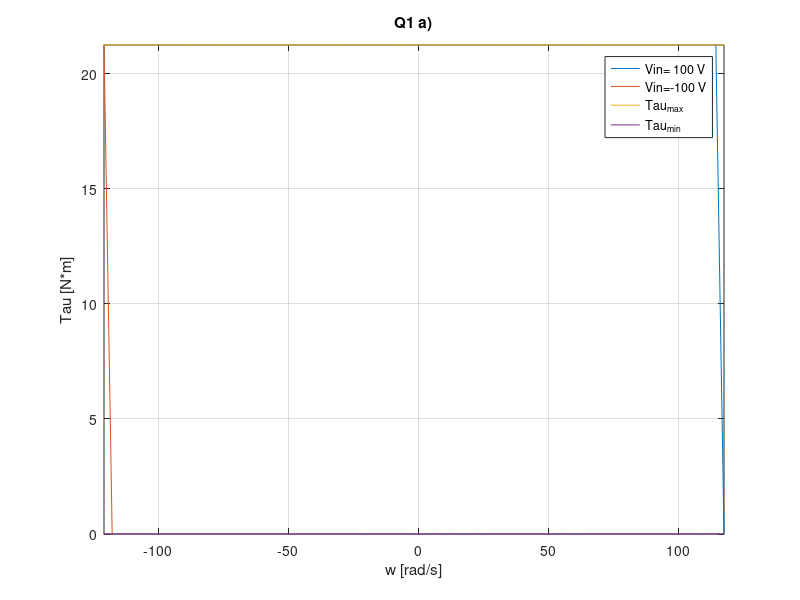
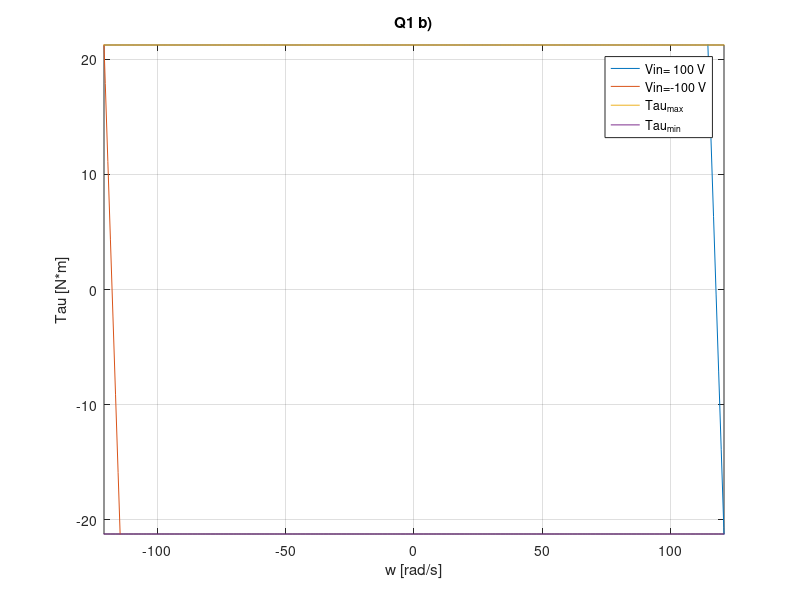
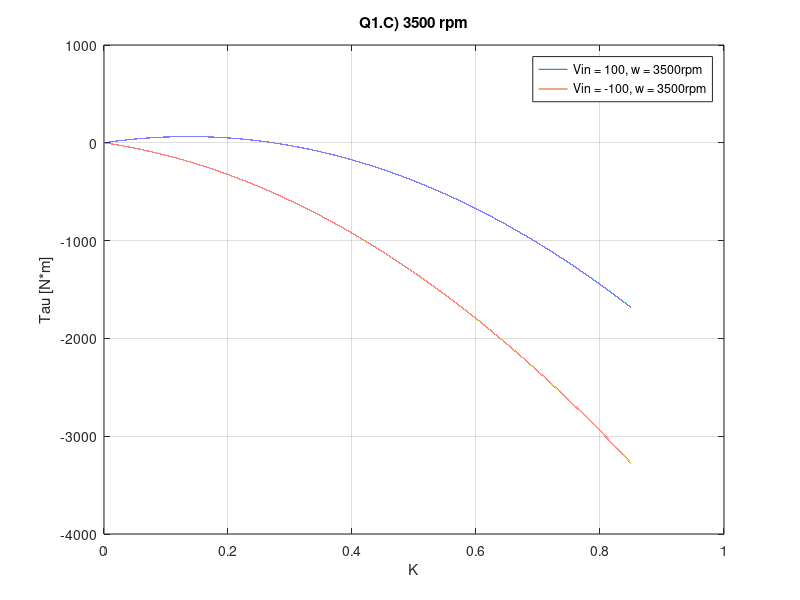
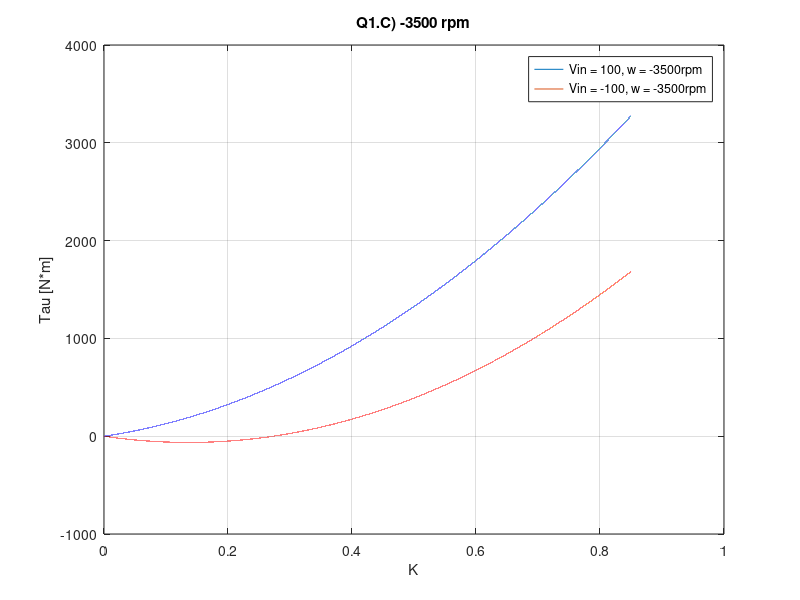

MATLAB code for these plots, in order:
%%%%%%%%%%%%%%%%%%%%%%%%%%%%%%%%%%%%%%%%%%%%%%%%%%%%%%%%%%%%%%
%%%%%%%%%%%%%%%%%% Writer:  Hyeongmeen Baik 
%%%%%%%%%%%%%%%%%% Title:   HW1-2 Code
%%%%%%%%%%%%%%%%%% Date:    23-10-09
%%%%%%%%%%%%%%%%%% URL:     https://github.com/PhilBaik/WISC_2023Fall
%%%%%%%%%%%%%%%%%%%%%%%%%%%%%%%%%%%%%%%%%%%%%%%%%%%%%%%%%%%%%%

clc;
clear;
close all;


%% Q1
clc;
clear;
close all;

hp = 30;
n = 2500;
%%%% Frame Size 288
Wf = 200;
Jm = 0.115;
Ra = 0.089;      %% Armature resistance 25C 
Ra_hot = Ra*1.2;
L = 0.00144;    %% Armature inducatnace
K = 0.850;      %% torque or voltage constant

%%%% a) 
%%%% Tau(w) = K*Va/Ra - K^2*w/Ra
%%%% w = (K*Va/Ra - Tau)*Ra/(K^2)

I1a_max = 25;
I1a_min = 0;
V1ain1 = 100;
V1ain2 = -100;
Tau1a_max = K*I1a_max;
Tau1a_min = K*I1a_min;
w1a_ur = (K*V1ain1/Ra_hot-Tau1a_max)*Ra_hot/(K^2);
w1a_lr = (K*V1ain1/Ra_hot-Tau1a_min)*Ra_hot/(K^2);
w1a_ul = (K*V1ain2/Ra_hot-Tau1a_max)*Ra_hot/(K^2);
w1a_ll = (K*V1ain2/Ra_hot-Tau1a_min)*Ra_hot/(K^2);

wnl1a1 = V1ain1/K;
wnl1a2 = V1ain2/K;
ww1a = 2*min(wnl1a1,wnl1a2):1:2*max(wnl1a1,wnl1a2);

Tau1a1 = K*V1ain1/Ra_hot-(K^2)*ww1a/Ra_hot;
Tau1a2 = K*V1ain2/Ra_hot-(K^2)*ww1a/Ra_hot;

Tau1a_max_plot = Tau1a_max*ones(size(ww1a));
Tau1a_min_plot = Tau1a_min*ones(size(ww1a));

Pmech1a_ul = w1a_ul*Tau1a_max;
Pmech1a_ur = w1a_ur*Tau1a_max;
Pmech1a_ll = w1a_ll*Tau1a_min;
Pmech1a_lr = w1a_lr*Tau1a_min;

fprintf('\nQ1.a)\n')
fprintf('upperleft \t%.3f \t%.3f \t%.3f \t%.3f\n',Tau1a_max,w1a_ul,Pmech1a_ul,V1ain2)
fprintf('upperright \t%.3f \t%.3f \t%.3f \t%.3f\n',Tau1a_max,w1a_ur,Pmech1a_ur,V1ain1)
fprintf('lowerleft \t%.3f \t%.3f \t%.3f \t%.3f\n',Tau1a_min,w1a_ll,Pmech1a_ll,V1ain2)
fprintf('lowerright \t%.3f \t%.3f \t%.3f \t%.3f\n',Tau1a_min,w1a_lr,Pmech1a_lr,V1ain1)

figure(11)
plot(ww1a,Tau1a1,'DisplayName','Vin= 100 V')
title('Q1 a)')
xlabel('w [rad/s]')
ylabel('Tau [N*m]')
hold on;
plot(ww1a,Tau1a2,'DisplayName','Vin=-100 V')
xlim([min(w1a_ll,w1a_ul) max(w1a_ur,w1a_lr)])
plot(ww1a,Tau1a_max_plot,'DisplayName','Tau_{max}')
plot(ww1a,Tau1a_min_plot,'DisplayName','Tau_{min}')
ylim([Tau1a_min Tau1a_max])
grid on
legend('Location','best')

%%
%%%% b) 
%%%% Tau(w) = K*Va/Ra - K^2*w/Ra
%%%% w = (K*Va/Ra - Tau)*Ra/(K^2)

I1b_max = 25;
I1b_min = -25;
V1bin1 = 100;
V1bin2 = -100;
Tau1b_max = K*I1b_max;
Tau1b_min = K*I1b_min;
w1b_ur = (K*V1bin1/Ra_hot-Tau1b_max)*Ra_hot/(K^2);
w1b_lr = (K*V1bin1/Ra_hot-Tau1b_min)*Ra_hot/(K^2);
w1b_ul = (K*V1bin2/Ra_hot-Tau1b_max)*Ra_hot/(K^2);
w1b_ll = (K*V1bin2/Ra_hot-Tau1b_min)*Ra_hot/(K^2);

wnl1b1 = V1bin1/K;
wnl1b2 = V1bin2/K;
ww1b = 2*min(wnl1b1,wnl1b2):1:2*max(wnl1b1,wnl1b2);

Tau1b1 = K*V1bin1/Ra_hot-(K^2)*ww1b/Ra_hot;
Tau1b2 = K*V1bin2/Ra_hot-(K^2)*ww1b/Ra_hot;

Tau1b_max_plot = Tau1b_max*ones(size(ww1b));
Tau1b_min_plot = Tau1b_min*ones(size(ww1b));

Pmech1b_ul = w1b_ul*Tau1b_max;
Pmech1b_ur = w1b_ur*Tau1b_max;
Pmech1b_ll = w1b_ll*Tau1b_min;
Pmech1b_lr = w1b_lr*Tau1b_min;

fprintf('\nQ1.b)\n')
fprintf('upperleft %.3f %.3f %.3f %.3f\n',Tau1b_max,w1b_ul,Pmech1b_ul,V1bin2)
fprintf('upperright %.3f %.3f %.3f %.3f\n',Tau1b_max,w1b_ur,Pmech1b_ur,V1bin1)
fprintf('lowerleft %.3f %.3f %.3f %.3f\n',Tau1b_min,w1b_ll,Pmech1b_ll,V1bin2)
fprintf('lowerright %.3f %.3f %.3f %.3f\n',Tau1b_min,w1b_lr,Pmech1b_lr,V1bin1)

figure(12)
plot(ww1b,Tau1a1,'DisplayName','Vin= 100 V')
title('Q1 b)')
xlabel('w [rad/s]')
ylabel('Tau [N*m]')
hold on;
plot(ww1b,Tau1b2,'DisplayName','Vin=-100 V')
xlim([min(w1b_ll,w1b_ul) max(w1b_ur,w1b_lr)])
plot(ww1b,Tau1b_max_plot,'DisplayName','Tau_{max}')
plot(ww1b,Tau1b_min_plot,'DisplayName','Tau_{min}')
ylim([Tau1b_min Tau1b_max])
grid on
legend('Location','best')
%%
%%%% c)
%%%% Tau(w) = K*Va/Ra - K^2*w/Ra
Vin_max_1c = 100;
Vin_min_1c = -100;
nmax_1c = 3500;
nmin_1c = -3500;

wmax_1c = nmax_1c*0.10472;
wmin_1c = nmin_1c*0.10472;

KK = linspace(0,K,100000);

%%%% n = 3500rpm
Tau11_1c = KK*Vin_max_1c/Ra_hot -(KK.^2)*wmax_1c/Ra_hot;
Tau12_1c = KK*Vin_min_1c/Ra_hot -(KK.^2)*wmax_1c/Ra_hot;

[Tau1max_1c I11] = max(Tau11_1c);
K11 = KK(1,I11);
[Tau1min_1c I12]= min(Tau12_1c);
K12 = KK(1,I12);

Pout1_pos_1c = Tau1max_1c*wmax_1c;
Pout1_neg_1c = Tau1min_1c*wmax_1c;

%%%% n = -3500rpm
Tau21_1c = KK*Vin_max_1c/Ra_hot -(KK.^2)*wmin_1c/Ra_hot;
Tau22_1c = KK*Vin_min_1c/Ra_hot -(KK.^2)*wmin_1c/Ra_hot;

[Tau2max_1c I21] = max(Tau21_1c);
K21 = KK(1,I21);
[Tau2min_1c I22]= min(Tau22_1c);
K22 = KK(1,I22);

Pout2_pos_1c = Tau2max_1c*wmin_1c;
Pout2_neg_1c = Tau2min_1c*wmin_1c;

%%%%% T K Pout Vs
fprintf('\nQ1.c)\n')
fprintf('3500rpm\n')
fprintf('positive %.3f %.3f %.3f %.3f\n',Tau1max_1c,K11,Pout1_pos_1c,Vin_max_1c)
fprintf('negative %.3f %.3f %.3f %.3f\n',Tau1min_1c,K12,Pout1_neg_1c,Vin_min_1c)

fprintf('-3500rpm\n')
fprintf('positive %.3f %.3f %.3f %.3f\n',Tau2max_1c,K21,Pout2_pos_1c,Vin_max_1c)
fprintf('negative %.3f %.3f %.3f %.3f\n',Tau2min_1c,K22,Pout2_neg_1c,Vin_min_1c)

figure(13)
plot(KK,Tau11_1c,'DisplayName','Vin = 100, w = 3500rpm')
title('Q1.C) 3500 rpm')
hold on;
plot(KK,Tau12_1c,'DisplayName','Vin = -100, w = 3500rpm')
grid on;
legend('Location','best')
ylabel('Tau [N*m]')
xlabel('K')

figure(133)
plot(KK,Tau21_1c,'DisplayName','Vin = 100, w = -3500rpm')
title('Q1.C) -3500 rpm')
hold on;
plot(KK,Tau22_1c,'DisplayName','Vin = -100, w = -3500rpm')
grid on;
legend('Location','best')
ylabel('Tau [N*m]')
xlabel('K')

%% Q2
clc;
clear;
close all;

%%%%% #1 284 3500rpm #2 503 500rpm

hp = 50;
n1 = 3500;
n2 = 500;
w1 = n1*0.10472;
w2 = n2*0.10472;
R1 = 0.142;
Ra_hot1 = R1*1.2;
L1 = 0.0011;
K1 = 0.59;
Wf1 = 160;
Jm1 = 0.065;

R2 = 0.168;
Ra_hot2 = R2*1.2;
L2 = 0.013;
K2 = 4.35;
Jm2 = 1.34;
Wf2 = 325;

%%%%% I/Vin or w/Vin -> 
% The type of transfer function does not impact eigenvalues
% Ljs^2 + (J*R+L*B)s + (K^2 + R*B) = 0
% OR
% didt = (v -Ri - Kw)/L
% dwdt = (Ki-T_L - Bw)/J
% But T_L is 0, B is 0
% [didt ; dwdt] = [-R/L -K/L;K/J 0][i;w] + [1/L;0]v

A1_100 = [-Ra_hot1/L1, -K1/L1; K1/Jm1, 0];
A2_100 = [-Ra_hot2/L2, -K2/L2; K2/Jm2, 0];

eig_A1_100=eig(A1_100);
eig_A2_100=eig(A2_100);

A1_50 = [-Ra_hot1/L1, -K1/L1/2; K1/2/Jm1, 0];
A2_50 = [-Ra_hot2/L2, -K2/L2/2; K2/2/Jm2, 0];

eig_A1_50=eig(A1_50);
eig_A2_50=eig(A2_50);

fprintf('rated (100) 3500 \n')
disp(eig_A1_100)
fprintf('rated (100) 500 \n')
disp(eig_A2_100)
fprintf('50 3500 \n')
disp(eig_A1_50)
fprintf('50 500 \n')
disp(eig_A2_50)